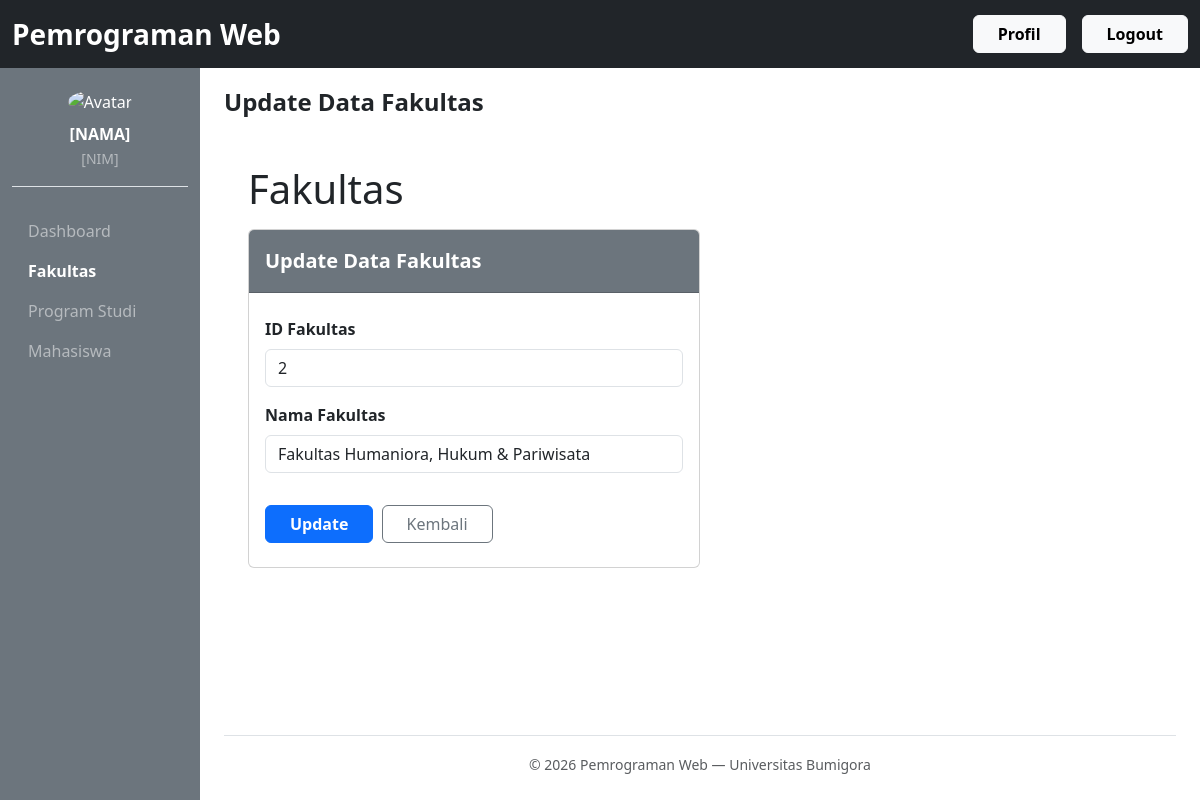
The app's page /index.php/fakultas/ubah/2 with its own data.
### tables this page shows
CREATE TABLE fakultas (
    fakultas_id INT PRIMARY KEY,
    fakultas_name VARCHAR(100) NOT NULL
);

### application/controllers/Fakultas.php (called while the page is built, shortened)
<?php
class Fakultas extends CI_Controller {
    public function __construct()
    {
        $this->load->model('FakultasModel');
        $this->load->model('ProdiModel');
    }
    public function ubah($id)
    {
        $fakultas = $this->FakultasModel->getById($id);
        $this->form_validation->set_rules('fakultas_name', 'Nama Fakultas', 'required|min_length[3]|max_length[100]');
        if ($this->form_validation->run() == FALSE) {
            $data['title'] = 'Update Data Fakultas';
            $data['action'] = base_url('fakultas/ubah/' . $id);
            $data['button'] = 'Update';
            $data['fakultas'] = $fakultas;
            $this->load->view('layout/header', $data);
            $this->load->view('fakultas/form', $data);
            $this->load->view('layout/footer');
        }
    }
}

### index.php (called while the page is built, shortened)
<?php
require_once BASEPATH.'core/CodeIgniter.php';

### application/models/FakultasModel.php (called while the page is built, shortened)
<?php
class FakultasModel extends CI_Model {
    public function getById($id)
    {
        return $this->db->get_where('fakultas', ['fakultas_id' => $id])->row_array();
    }
}

### application/views/fakultas/form.php (the view, shortened to what this page needs)
<div class="container-fluid px-4">
    <h1 class="mt-4">Fakultas</h1>
    <div class="card mb-4 mt-3 col-md-6">
        <div class="card-header bg-secondary text-white py-3">
            <span class="fs-5 fw-semibold"><?php echo $button; ?> Data Fakultas</span>
        </div>
        <div class="card-body py-4">
            <form action="<?php echo $action; ?>" method="POST">
                <div class="mb-3">
                    <label for="fakultas_id" class="form-label fw-bold">ID Fakultas</label>
                    <input type="text" name="fakultas_id" id="fakultas_id"
                           class="form-control <?php echo form_error('fakultas_id') ? 'is-invalid' : (isset($_POST['fakultas_id']) ? 'is-valid' : ''); ?>"
                           value="<?php echo set_value('fakultas_id', isset($fakultas['fakultas_id']) ? $fakultas['fakultas_id'] : ''); ?>"
                           <?php echo ($button === 'Update') ? 'readonly class="form-control-plaintext bg-light px-2"' : ''; ?> placeholder="Contoh: 101">
                </div>
                <div class="mb-3">
                    <label for="fakultas_name" class="form-label fw-bold">Nama Fakultas</label>
                    <input type="text" name="fakultas_name" id="fakultas_name"
                           class="form-control <?php echo form_error('fakultas_name') ? 'is-invalid' : (isset($_POST['fakultas_name']) ? 'is-valid' : ''); ?>"
                           value="<?php echo set_value('fakultas_name', isset($fakultas['fakultas_name']) ? $fakultas['fakultas_name'] : ''); ?>" placeholder="Masukkan Nama Fakultas">
                </div>
                <div class="mt-4 pt-2">
                    <button type="submit" class="btn btn-primary px-4 fw-bold"><?php echo $button; ?></button>
                    <a href="<?php echo base_url('index.php/fakultas'); ?>" class="btn btn-outline-secondary px-4 ms-1">Kembali</a>
                </div>
            </form>
        </div>
    </div>
</div>

### records on screen
fakultas: fakultas_id "2", fakultas_name "Fakultas Humaniora, Hukum & Pariwisata"

### other values on screen
$title "Update Data Fakultas"
$button "Update"
